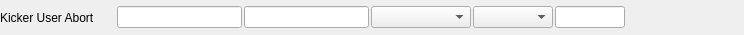
                       <widget class="QFrame" name="frame_36">
                        <property name="minimumSize">
                         <size>
                          <width>0</width>
                          <height>35</height>
                         </size>
                        </property>
                        <property name="maximumSize">
                         <size>
                          <width>16777215</width>
                          <height>35</height>
                         </size>
                        </property>
                        <property name="frameShape">
                         <enum>QFrame::NoFrame</enum>
                        </property>
                        <property name="frameShadow">
                         <enum>QFrame::Raised</enum>
                        </property>
                        <layout class="QHBoxLayout" name="horizontalLayout_72">
                         <property name="spacing">
                          <number>2</number>
                         </property>
                         <property name="leftMargin">
                          <number>0</number>
                         </property>
                         <property name="topMargin">
                          <number>0</number>
                         </property>
                         <property name="rightMargin">
                          <number>0</number>
                         </property>
                         <property name="bottomMargin">
                          <number>0</number>
                         </property>
                         <item>
                          <layout class="QHBoxLayout" name="horizontalLayout_73">
                           <property name="spacing">
                            <number>2</number>
                           </property>
                           <item>
                            <widget class="PyDMLabel" name="PyDMLabel_36">
                             <property name="minimumSize">
                              <size>
                               <width>115</width>
                               <height>0</height>
                              </size>
                             </property>
                             <property name="toolTip">
                              <string/>
                             </property>
                             <property name="text">
                              <string>Kicker User Abort</string>
                             </property>
                             <property name="channel" stdset="0">
                              <string>ca://TPR:${LOCA}:${IOC_UNIT}:${INST}:TPRTRIG04.DESC</string>
                             </property>
                            </widget>
                           </item>
                           <item>
                            <widget class="PyDMLineEdit" name="PyDMLineEdit_44">
                             <property name="minimumSize">
                              <size>
                               <width>125</width>
                               <height>0</height>
                              </size>
                             </property>
                             <property name="maximumSize">
                              <size>
                               <width>125</width>
                               <height>16777215</height>
                              </size>
                             </property>
                             <property name="toolTip">
                              <string/>
                             </property>
                             <property name="alignment">
                              <set>Qt::AlignCenter</set>
                             </property>
                             <property name="precisionFromPV" stdset="0">
                              <bool>false</bool>
                             </property>
                             <property name="channel" stdset="0">
                              <string>ca://TPR:${LOCA}:${IOC_UNIT}:${INST}:TRG04_SYS0_TWID</string>
                             </property>
                            </widget>
                           </item>
                           <item>
                            <widget class="PyDMLineEdit" name="PyDMLineEdit_45">
                             <property name="minimumSize">
                              <size>
                               <width>125</width>
                               <height>0</height>
                              </size>
                             </property>
                             <property name="maximumSize">
                              <size>
                               <width>125</width>
                               <height>16777215</height>
                              </size>
                             </property>
                             <property name="toolTip">
                              <string/>
                             </property>
                             <property name="alignment">
                              <set>Qt::AlignCenter</set>
                             </property>
                             <property name="precisionFromPV" stdset="0">
                              <bool>false</bool>
                             </property>
                             <property name="channel" stdset="0">
                              <string>ca://TPR:${LOCA}:${IOC_UNIT}:${INST}:TRG04_SYS0_TDES</string>
                             </property>
                            </widget>
                           </item>
                           <item>
                            <widget class="PyDMEnumComboBox" name="PyDMEnumComboBox_11">
                             <property name="minimumSize">
                              <size>
                               <width>100</width>
                               <height>0</height>
                              </size>
                             </property>
                             <property name="maximumSize">
                              <size>
                               <width>100</width>
                               <height>16777215</height>
                              </size>
                             </property>
                             <property name="toolTip">
                              <string/>
                             </property>
                             <property name="channel" stdset="0">
                              <string>ca://TPR:${LOCA}:${IOC_UNIT}:${INST}:TRG04_TPOL</string>
                             </property>
                            </widget>
                           </item>
                           <item>
                            <widget class="PyDMEnumComboBox" name="PyDMEnumComboBox_12">
                             <property name="minimumSize">
                              <size>
                               <width>80</width>
                               <height>0</height>
                              </size>
                             </property>
                             <property name="maximumSize">
                              <size>
                               <width>80</width>
                               <height>16777215</height>
                              </size>
                             </property>
                             <property name="toolTip">
                              <string/>
                             </property>
                             <property name="channel" stdset="0">
                              <string>ca://TPR:${LOCA}:${IOC_UNIT}:${INST}:TRG04_SYS0_TCTL</string>
                             </property>
                            </widget>
                           </item>
                           <item>
                            <widget class="PyDMLineEdit" name="PyDMLineEdit_46">
                             <property name="minimumSize">
                              <size>
                               <width>70</width>
                               <height>0</height>
                              </size>
                             </property>
                             <property name="maximumSize">
                              <size>
                               <width>70</width>
                               <height>16777215</height>
                              </size>
                             </property>
                             <property name="toolTip">
                              <string/>
                             </property>
                             <property name="alignment">
                              <set>Qt::AlignCenter</set>
                             </property>
                             <property name="channel" stdset="0">
                              <string>ca://TPR:${LOCA}:${IOC_UNIT}:${INST}:CH04_EVCODE</string>
                             </property>
                            </widget>
                           </item>
                           <item>
                            <widget class="PyDMLabel" name="PyDMLabel_37">
                             <property name="minimumSize">
                              <size>
                               <width>100</width>
                               <height>0</height>
                              </size>
                             </property>
                             <property name="maximumSize">
                              <size>
                               <width>100</width>
                               <height>25</height>
                              </size>
                             </property>
                             <property name="toolTip">
                              <string/>
                             </property>
                             <property name="alignment">
                              <set>Qt::AlignCenter</set>
                             </property>
                             <property name="showUnits" stdset="0">
                              <bool>true</bool>
                             </property>
                             <property name="precisionFromPV" stdset="0">
                              <bool>false</bool>
                             </property>
                             <property name="alarmSensitiveContent" stdset="0">
                              <bool>true</bool>
                             </property>
                             <property name="channel" stdset="0">
                              <string>ca://TPR:${LOCA}:${IOC_UNIT}:${INST}:CH04_RATE</string>
                             </property>
                            </widget>
                           </item>
                           <item>
                            <widget class="PyDMByteIndicator" name="PyDMByteIndicator_22">
                             <property name="minimumSize">
                              <size>
                               <width>15</width>
                               <height>15</height>
                              </size>
                             </property>
                             <property name="maximumSize">
                              <size>
                               <width>15</width>
                               <height>15</height>
                              </size>
                             </property>
                             <property name="toolTip">
                              <string/>
                             </property>
                             <property name="channel" stdset="0">
                              <string>ca://TPR:${LOCA}:${IOC_UNIT}:${INST}:CH04_SYS0_TCTL</string>
                             </property>
                             <property name="showLabels" stdset="0">
                              <bool>false</bool>
                             </property>
                            </widget>
                           </item>
                          </layout>
                         </item>
                        </layout>
                       </widget>
